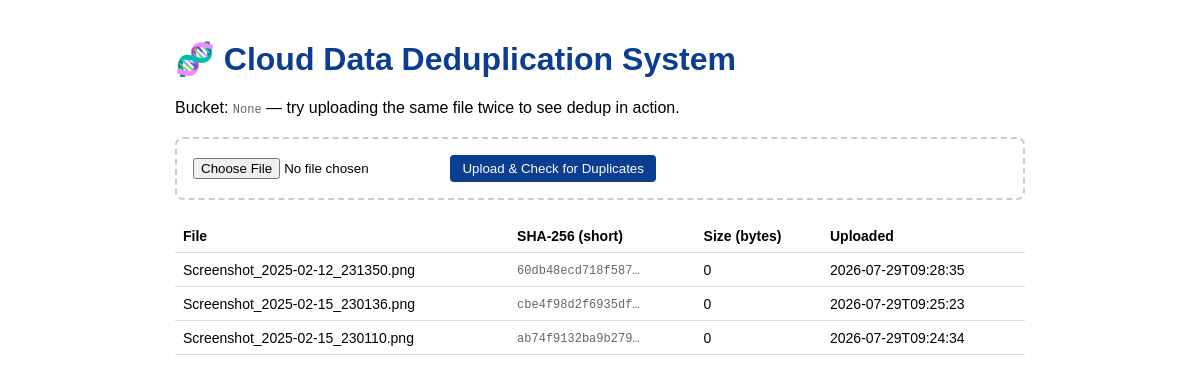
The page / on the database its author committed.
### tables this page shows
CREATE TABLE files (
            id INTEGER PRIMARY KEY AUTOINCREMENT,
            file_hash TEXT UNIQUE NOT NULL,   -- SHA-256 of the file contents
            s3_key TEXT NOT NULL,
            original_name TEXT NOT NULL,
            size_bytes INTEGER NOT NULL,
            uploaded_at TEXT NOT NULL
        );

### app.py (the view)
@app.route("/")
def index():
    conn = get_db()
    rows = conn.execute("SELECT * FROM files ORDER BY uploaded_at DESC").fetchall()
    conn.close()
    return render_template("index.html", files=rows, bucket=BUCKET_NAME)

### app.py (called while the page is built)
def get_db():
    conn = sqlite3.connect(DB_PATH)
    conn.row_factory = sqlite3.Row
    return conn

### templates/index.html (shortened to what this page needs)
<!DOCTYPE html>
<html lang="en">
<head>
</head>
<body>
  <h1>🧬 Cloud Data Deduplication System</h1>
  <p>Bucket: <code>{{ bucket }}</code> — try uploading the same file twice to see dedup in action.</p>
  <form class="upload-form" action="/upload" method="post" enctype="multipart/form-data">
    <input type="file" name="file" required>
    <button type="submit">Upload &amp; Check for Duplicates</button>
  </form>
  <table>
    <tr><th>File</th><th>SHA-256 (short)</th><th>Size (bytes)</th><th>Uploaded</th></tr>
    {% for f in files %}
    <tr>
      <td>{{ f.original_name }}</td>
      <td><code>{{ f.file_hash[:16] }}…</code></td>
      <td>{{ f.size_bytes }}</td>
      <td>{{ f.uploaded_at }}</td>
    </tr>
    {% else %}
    <tr><td colspan="4">No unique files stored yet.</td></tr>
    {% endfor %}
  </table>
</body>
</html>

### templates/index.html (style rules this page uses)
body { font-family: Arial, sans-serif; max-width: 850px; margin: 40px auto; padding: 0 16px; }
h1 { color: #0b3d91; }
table { width: 100%; border-collapse: collapse; margin-top: 20px; }
th, td { text-align: left; padding: 8px; border-bottom: 1px solid #ddd; font-size: 14px; }
form.upload-form { margin-top: 20px; padding: 16px; border: 2px dashed #ccc; border-radius: 8px; }
button { cursor: pointer; padding: 6px 12px; border-radius: 4px; border: none; background:#0b3d91; color:#fff; }
code { font-size: 12px; color: #666; }

### rows shown on the page
files: original_name "Screenshot_2025-02-12_231350.png", file_hash "60db48ecd718f587", size_bytes "0", uploaded_at "2026-07-29T09:28:35"
files: original_name "Screenshot_2025-02-15_230136.png", file_hash "cbe4f98d2f6935df", size_bytes "0", uploaded_at "2026-07-29T09:25:23"
files: original_name "Screenshot_2025-02-15_230110.png", file_hash "ab74f9132ba9b279", size_bytes "0", uploaded_at "2026-07-29T09:24:34"

### other values the page prints
{{ bucket }} "None"
